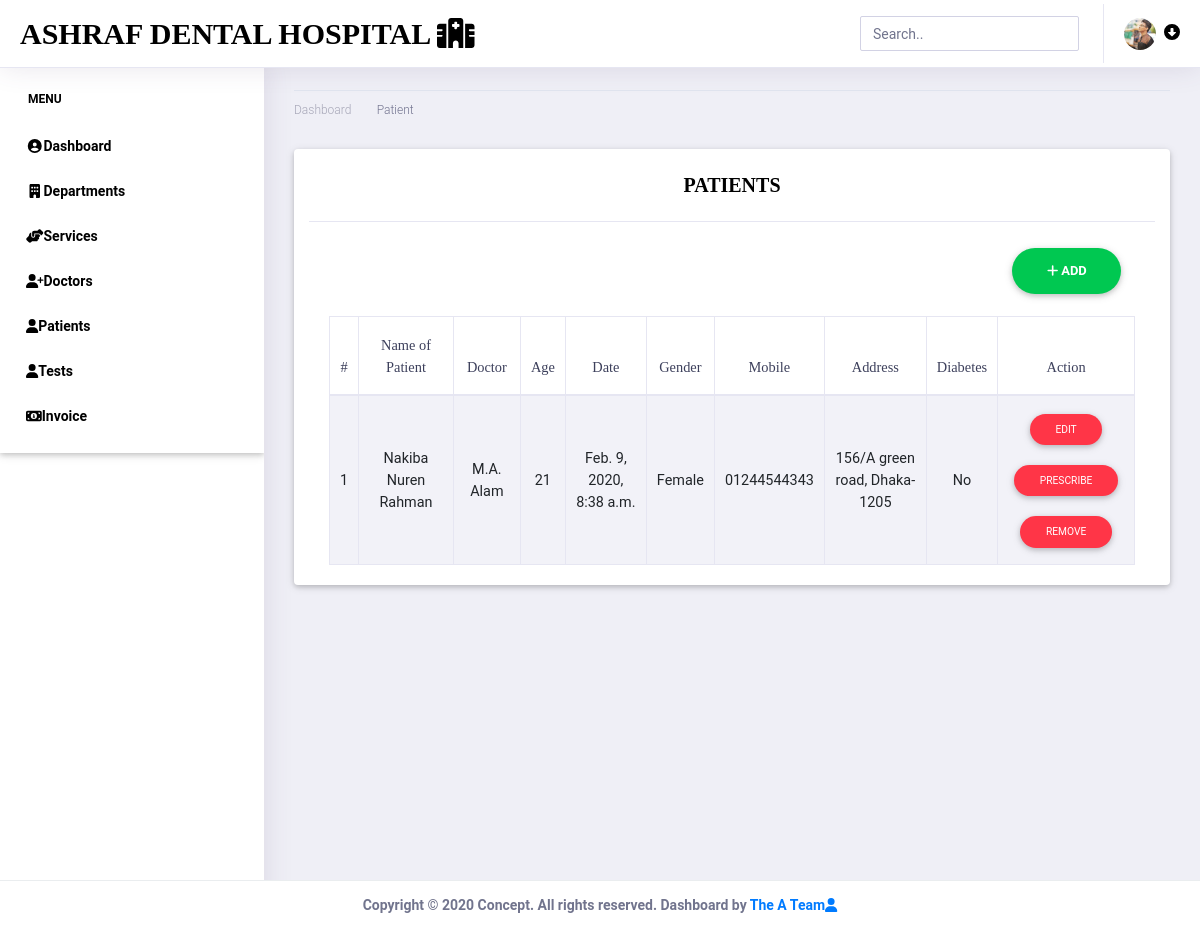
/patients/ (signed in), run on the app's committed database.
### patient_app/models.py (models this page shows, shortened)
class Patient (models.Model):
    doctor = models.ForeignKey(Doctor, related_name='patients', on_delete=models.CASCADE)
    name = models.CharField(max_length=128)
    age = models.CharField(max_length=512)
    gender = models.CharField(max_length=512)
    phone = models.CharField(max_length=20)
    address = models.CharField(max_length=200, default='')
    MedNAme = models.CharField(max_length=300, default='')
    complain = models.TextField(max_length=250, default='')
    observation = models.TextField(max_length=250, default='')
    advice = models.CharField(max_length=200, default='')
    dose = models.CharField(max_length=20, default='')
    duration = models.CharField(max_length=20, default='')
    date = models.DateTimeField(default=datetime.datetime.now())
    diabetes = models.BooleanField(default=False)
    blood_group = models.CharField(max_length=15, default='')

### doctor_app/models.py (models this page shows)
class Doctor(models.Model):
    department = models.ForeignKey(Department, related_name='doctors', on_delete=models.CASCADE)
    name = models.CharField(max_length=128)
    phone = models.CharField(max_length=20)
    email = models.EmailField(default='')
    description = models.TextField(max_length=512)
    def __str__(self):
        return self.name

### patient_app/views.py (the view)
# urls.py: path('patients/', include('patient_app.urls')),
@login_required(login_url="/")
def patients(request):
    p = Patient.objects.all()
    serial = list()
    for i in range(1, len(p) + 1):
        serial.append(i)
    foo = zip(p, serial)
    context = {'patient': foo}
    return render(request, 'patients.html',context)

### templates/patients.html (shortened to what this page needs)
<!doctype html>
<html lang="en">
<head>
    <link rel="stylesheet" href="/static/assets/vendor/bootstrap/css/bootstrap.min.css">
    <link href="/static/assets/vendor/fonts/circular-std/style.css" rel="stylesheet">
    <link rel="stylesheet" href="/static/assets/libs/css/style.css">
    <link rel="stylesheet" href="/static/assets/vendor/fonts/fontawesome/css/fontawesome-all.css">
    <link rel="stylesheet" href="/static/assets/vendor/charts/chartist-bundle/chartist.css">
    <link rel="stylesheet" href="/static/assets/vendor/charts/morris-bundle/morris.css">
    <link rel="stylesheet" href="/static/assets/vendor/fonts/material-design-iconic-font/css/materialdesignicons.min.css">
    <link rel="stylesheet" href="/static/assets/vendor/charts/c3charts/c3.css">
    <link rel="stylesheet" href="/static/assets/vendor/fonts/flag-icon-css/flag-icon.min.css">
    <link rel="stylesheet" href="/static/assets/libs/css/mdb.min.css" >
    <link rel="stylesheet" href="/static/assets/libs/css/animate-3.7.0.css">
    <link rel="stylesheet" href="/static/assets/libs/css/owl-carousel.min.css">
    <link rel="stylesheet" href="/static/assets/libs/css/mdb.min.css">
    <link rel="stylesheet" href="/static/assets/libs/css/all.css">
</head>
<body>
    <div class="dashboard-main-wrapper">
        <div class="dashboard-header">
            <nav class="navbar navbar-expand-lg bg-white fixed-top">
                <a class="navbar-brand" href="{% url 'home' %}"><font class="font-weight-bold" color="black" style="font-family: 'Poor Richard',serif">Ashraf Dental Hospital <i class="fa fa-hospital-alt"></i></font></a>
                <div class="collapse navbar-collapse " id="navbarSupportedContent">
                    <ul class="navbar-nav ml-auto navbar-right-top">
                        <li class="nav-item">
                            <div id="custom-search" class="top-search-bar">
                                <input class="form-control" type="text" placeholder="Search..">
                            </div>
                        </li>
                        <form action="{% url 'logout'%}" method="post">
                        <li class="nav-item dropdown nav-user">
                            <a class="nav-link nav-user-img" href="#" id="navbarDropdownMenuLink2" data-toggle="dropdown" aria-haspopup="true" aria-expanded="false"><img src="/static/assets/images/admin1.jpg" alt="" class="user-avatar-md rounded-circle"><i class="fas fa-arrow-alt-circle-down ml-2" style="color: black"></i></a>
                        </form>
                    </ul>
                </div>
            </nav>
        </div>
        <div class="nav-left-sidebar">
            <div class="menu-list">
                <nav class="navbar navbar-expand-lg navbar-light font-weight-bold">
                    <div class="collapse navbar-collapse" id="navbarNav">
                        <ul class="navbar-nav flex-column">
                            <li class="nav-divider">
                                <font class="font-weight-bold" color="black">Menu</font>
                            </li>
                            <li class="nav-item">
                                <a class="nav-link" href="{% url 'home' %}"><i class="fa fa-fw fa-user-circle"></i>Dashboard</a>
                            </li>
                            <li class="nav-item">
                                <a class="nav-link" href="{% url 'departments' %}" ><i class="fa fa-fw fa-building"></i>Departments</a>
                            </li>
                            <li class="nav-item">
                                <a class="nav-link" href="{% url 'services' %}"><i class="fas fa-fw fa-hands-helping"></i>Services</a>
                            </li>
                            <li class="nav-item ">
                                <a class="nav-link" href="{% url 'doctors' %}"><i class="fas fa-user-plus"></i>Doctors</a>
                            </li>
                            <li class="nav-item">
                                <a class="nav-link" href="{% url 'patients' %}" ><i class="fas fa-user"></i>Patients</a>
                            </li>
                            <li class="nav-item">
                                <a class="nav-link" href="{% url 'tests' %}" ><i class="fas fa-user"></i>Tests</a>
                            </li>
                            <li class="nav-item">
                                <a class="nav-link" href="{% url 'invoice' %}" ><i class="fas fa-money-bill-alt"></i>Invoice</a>
                            </li>
                        </ul>
                    </div>
                </nav>
            </div>
        </div>
        <div class="dashboard-wrapper">
            <div class="dashboard-ecommerce">
                <div class="container-fluid dashboard-content ">
                    <div class="row">
                        <div class="col-xl-12 col-lg-12 col-md-12 col-sm-12 col-12">
                            <div class="page-header">
                                <div class="page-breadcrumb">
                                    <nav aria-label="breadcrumb">
                                        <ol class="breadcrumb">
                                            <li class="breadcrumb-item"><a href="{% url 'home' %}" class="breadcrumb-link">Dashboard</a></li>
                                            <li class="breadcrumb-item active" aria-current="page">Patient</li>
                                        </ol>
                                    </nav>
                                </div>
                            </div>
                        </div>
                    </div>
            <section class="contact-section area-padding">
                <div class="container card">
                  <h3 class="card-header text-center font-weight-bold text-uppercase py-4"><font color="black">Patients</font></h3>
                  <div class="card-body">
                    <div id="table" class="table-editable">
                      <span class="table-add float-right mb-3 mr-2"><a href="{% url 'addpatient' %}" class="btn btn-success btn-rounded font-weight-bold" data-target="#orangeModalSubscription"><i class="fas fa-plus"></i> ADD</a>
                      </span>
                      <table class="table table-bordered table-responsive-md table-striped text-center">
                        <thead>
                          <tr>
                            <th class="text-center" color="black">#</th>
                            <th class="text-center" color="black">Name of Patient</th>
                            <th class="text-center" color="black">Doctor</th>
                            <th class="text-center" color="black">Age</th>
                              <th class="text-center" color="black">Date</th>
                              <th class="text-center" color="black">Gender</th>
                              <th class="text-center" color="black">Mobile</th>
                              <th class="text-center" color="black">Address</th>
                              <th class="text-center" color="black">Diabetes</th>
                              <th class="text-center" color="black">Action</th>
                          </tr>
                        </thead>
                        <tbody>
                          {% for val, s in patient%}
                             <tr>
                                <td class="pt-3-half"  color="black">{{ s }}</td>
                                <td class="pt-3-half"  color="black">{{ val.name }}</td>
                                 <td class="pt-3-half"  color="black">{{ val.doctor }}</td>
                                 <td class="pt-3-half"  color="black">{{ val.age }}</td>
                                 <td class="pt-3-half"  color="black">{{ val.date }}</td>
                                 <td class="pt-3-half"  color="black">{{ val.gender }}</td>
                                 <td class="pt-3-half"  color="black">{{ val.phone }}</td>
                                 <td class="pt-3-half"  color="black">{{ val.address }}</td>
                                  {% if val.diabetes == False %}
                              <td class="pt-3-half"  color="black">No</td>
                              {% endif %}
                                <td>
                                    <span class="table-edit">
                                <a href="{% url 'edit-patient' val.id %}"><button type="button" class="btn btn-danger btn-rounded btn-sm my-0">Edit</button></a>
                              </span><p></p>
                                    <span class="table-edit">
                                <a href="{% url 'prescribe' val.id %}"><button type="button" class="btn btn-danger btn-rounded btn-sm my-0">Prescribe</button></a>
                              </span><p></p>
                                  <span class="table-remove">
                                     <a href="{% url 'remove-patient' val.id %}"><button type="button" class="btn btn-danger btn-rounded btn-sm my-0">Remove</button></a>
                                  </span>
                                </td>
                              </tr>
                           {% endfor %}
                        </tbody>
                      </table>
                    </div>
                  </div>
                </div>
            </section>
           <section class="contact-section area-padding">
             <div class="footer fixed-bottom">
                <div class="container-fluid d-flex justify-content-center">
                    <div class="row">
                        <div class="font-weight-bold text-center">
                                Copyright © 2020 Concept. All rights reserved. Dashboard by <a href=""> The A Team<i class="fas fa-user"></i></a>
                        </div>
                    </div>
                </div>
            </div>
           </section>
        </div>
    </div>
        </div>
    </div>
</body>
</html>

### data on the page
Patient: s "1", name "Nakiba Nuren Rahman", doctor "M.A. Alam", age "21", date "Feb. 9, 2020, 8:38 a.m.", gender "Female", phone "01244544343", address "156/A green road, Dhaka-1205", diabetes "No"
